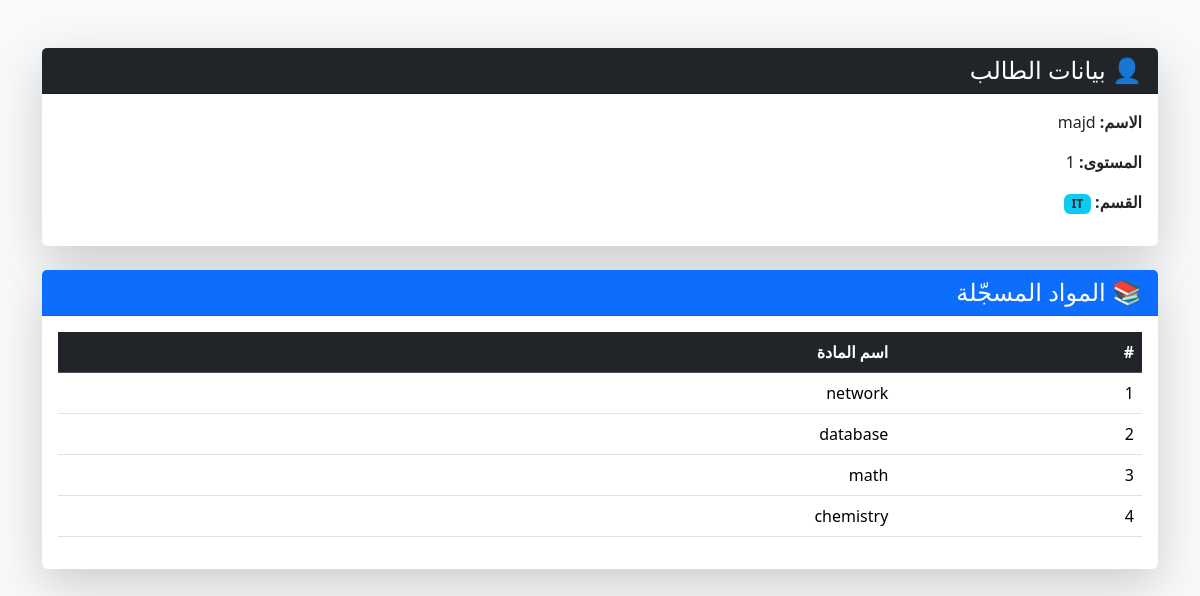
Screenshot of /student/dashboard.php (signed in) with the database file from the repository.
### tables this page shows
CREATE TABLE `users` (
  `id` int(11) NOT NULL,
  `name` varchar(255) NOT NULL,
  `password` varchar(100) NOT NULL,
  `phone` varchar(100) NOT NULL,
  `role` enum('student','teacher','admin','user') DEFAULT 'user',
  `department_id` int(11) DEFAULT NULL,
  `level` int(11) DEFAULT NULL
);

CREATE TABLE `departments` (
  `id` int(11) NOT NULL,
  `name` varchar(100) NOT NULL
);

CREATE TABLE `subjects` (
  `id` int(11) NOT NULL,
  `name` varchar(100) NOT NULL,
  `department_id` int(11) DEFAULT NULL
);

### student/dashboard.php (the view, shortened to what this page needs)
<?php
include "../db.php";
$student_id = $_SESSION['id'];
$stmt = $conn->prepare("SELECT name, level FROM users WHERE id = ?");
$stmt->bind_param("i", $student_id);
$stmt->execute();
$student = $stmt->get_result()->fetch_assoc();
$sql = "SELECT
    st.name AS student_name,
    s.name AS subject_name,
    d.name AS department_name
FROM users st
JOIN departments d ON st.department_id = d.id
JOIN subjects s ON s.department_id = d.id
WHERE st.id = ?;  -- ضع هنا معرف الطالب";
$stmt2 = $conn->prepare($sql);
$stmt2->bind_param("i", $student_id);
$stmt2->execute();
$subjects = $stmt2->get_result();
?>
<!DOCTYPE html>
<html lang="ar" dir="rtl">
<head>
    <link href="https://cdn.jsdelivr.net/npm/bootstrap@5.3.2/dist/css/bootstrap.rtl.min.css" rel="stylesheet">
</head>
<body class="bg-light">
    <div class="container mt-5">
        <div class="card shadow-lg border-0 mb-4">
            <div class="card-header bg-dark text-white">
                <h4 class="mb-0">👤 بيانات الطالب</h4>
            </div>
            <div class="card-body">
                <p><strong>الاسم:</strong> <?= htmlspecialchars($student['name']) ?></p>
                <p><strong>المستوى:</strong> <?= htmlspecialchars($student['level']) ?></p>
                <p><strong>القسم:</strong>
                    <span class="badge bg-info text-dark">
                        <?= htmlspecialchars($subjects->num_rows > 0 ? $subjects->fetch_assoc()['department_name'] : '-') ?>
                    </span>
                </p>
            </div>
        </div>
        <div class="card shadow-lg border-0">
            <div class="card-header bg-primary text-white">
                <h4 class="mb-0">📚 المواد المسجّلة</h4>
            </div>
            <div class="card-body">
                <?php if ($subjects->num_rows > 0): ?>
                    <div class="table-responsive">
                        <table class="table table-hover align-middle">
                            <thead class="table-dark">
                                <tr>
                                    <th>#</th>
                                    <th>اسم المادة</th>
                                </tr>
                            </thead>
                            <tbody>
                                <?php
                                $i = 1;
                                $subjects->data_seek(0);
                                while ($row = $subjects->fetch_assoc()): ?>
                                    <tr>
                                        <td><?= $i++ ?></td>
                                        <td><?= htmlspecialchars($row['subject_name']) ?></td>
                                    </tr>
                                <?php endwhile; ?>
                            </tbody>
                        </table>
                    </div>
                <?php else: ?>
                    <p class="text-muted">لا توجد مواد مسجّلة حتى الآن.</p>
                <?php endif; ?>
            </div>
        </div>
    </div>
</body>
</html>

### rows the page displays
users: name "majd", level "1", subjects.name "network", subjects.name "database", subjects.name "math", subjects.name "chemistry"
departments: name "IT"
